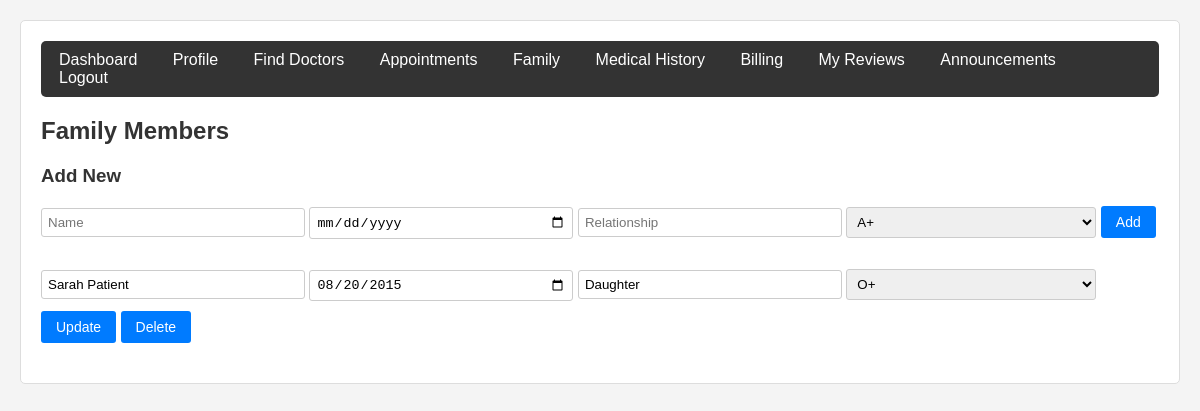
The app's page /patient/controllers/PatientController.php?page=dependents (signed in) with its own data.
### tables this page shows
CREATE TABLE `dependents` (
  `id` int(11) NOT NULL,
  `primary_patient_id` int(11) NOT NULL,
  `name` varchar(100) NOT NULL,
  `date_of_birth` date DEFAULT NULL,
  `relationship` varchar(50) DEFAULT NULL,
  `blood_group` varchar(5) DEFAULT NULL
);

### patient/models/Dependent.php (called while the page is built, shortened)
<?php
require_once __DIR__ . '/../config/database.php';
class Dependent {
    private $conn;
    public function __construct() {
        $database = new Database();
        $this->conn = $database->getConnection();
    }
    public function getByPatient($patient_id) {
    $stmt = $this->conn->prepare("SELECT * FROM dependents WHERE primary_patient_id = ?");
    $stmt->bind_param("i", $patient_id);
    $stmt->execute();
    return $stmt->get_result()->fetch_all(MYSQLI_ASSOC);
}
}
?>

### patient/config/database.php (called while the page is built, shortened)
<?php
class Database {
    private $host = "localhost";
    private $db_name = "hospital_db";
    private $username = "root";
    private $password = "";
    public function getConnection() {
        $this->conn = null;
        try {
            $this->conn = new mysqli($this->host, $this->username, $this->password, $this->db_name);
            $this->conn->set_charset("utf8mb4");
        } catch(Exception $e) {
            die("Connection error: " . $e->getMessage());
        }
        return $this->conn;
    }
}
?>

### patient/models/Patient.php (called while the page is built, shortened)
<?php
require_once __DIR__ . '/../config/database.php';
class Patient {
    private $conn;
    public function __construct() {
        $database = new Database();
        $this->conn = $database->getConnection();
    }
    public function getByUserId($user_id) {
        $stmt = $this->conn->prepare("SELECT * FROM patients WHERE user_id = ?");
        $stmt->bind_param("i", $user_id);
        $stmt->execute();
        return $stmt->get_result()->fetch_assoc();
    }
}
?>

### patient/views/patient/dependents.php (the view, shortened to what this page needs)
<?php
$dependents = $dependentModel->getByPatient($patient_data['id']);
?>
<h2>Family Members</h2>
<form method="post">
    <h3>Add New</h3>
    <input type="text" name="name" placeholder="Name" required>
    <input type="date" name="dob">
    <input type="text" name="relationship" placeholder="Relationship">
    <select name="blood_group">
        <option>A+</option><option>A-</option><option>B+</option><option>B-</option>
    </select>
    <button type="submit" name="add">Add</button>
</form>
<?php foreach($dependents as $d): ?>
<div>
    <form method="post" style="display:inline-block;">
        <input type="text" name="name" value="<?php echo htmlspecialchars($d['name']); ?>" required>
        <input type="date" name="dob" value="<?php echo $d['date_of_birth']; ?>">
        <input type="text" name="relationship" value="<?php echo htmlspecialchars($d['relationship']); ?>">
        <select name="blood_group">
            <?php $bg_opts = ['A+','A-','B+','B-','O+','O-','AB+','AB-']; ?>
            <?php foreach($bg_opts as $bg): ?>
                <option <?php echo ($d['blood_group'] == $bg) ? 'selected' : ''; ?>><?php echo $bg; ?></option>
            <?php endforeach; ?>
        </select>
        <button type="submit" name="update">Update</button>
        <button type="submit" name="delete" onclick="return confirm('Delete this family member?')">Delete</button>
    </form>
</div>
<?php endforeach; ?>

### patient/assets/css/style.css (style rules this page uses)
body { font-family: Arial, Helvetica, sans-serif; background: #f4f4f4; margin: 0; padding: 20px; }
h2, h3 { color: #333; }
form { margin-bottom: 20px; }
input, select, textarea { padding: 6px; border: 1px solid #ccc; border-radius: 3px; width: 250px; margin-bottom: 10px; }
button, input[type="submit"] { background: #007BFF; color: white; border: none; padding: 8px 15px; cursor: pointer; border-radius: 3px; font-size: 14px; }

### records on screen
dependents: name "Sarah Patient", dob "08/20/2015", relationship "Daughter", blood_group "O+"
